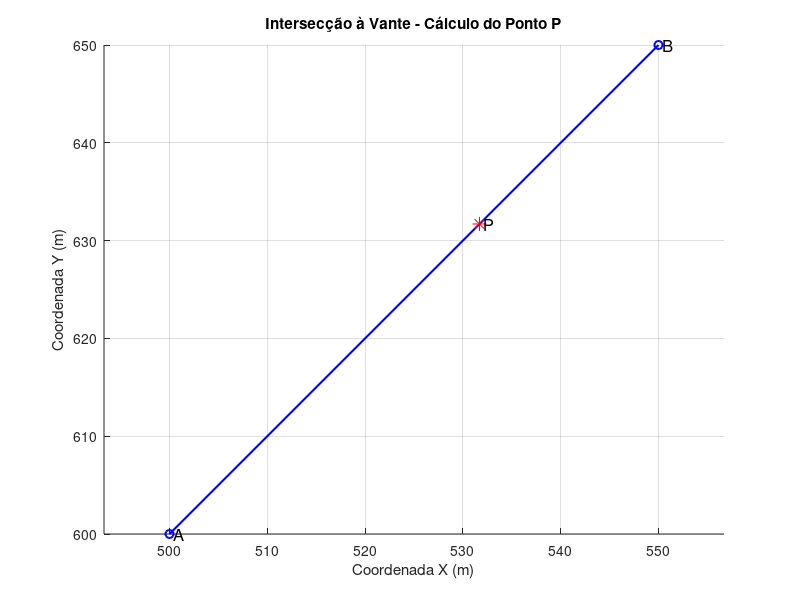

MATLAB code to generate this figure:
% glória fez

% GA106 - Ajustamento I - Exercício 1 - Intersecção à Vante
% Cálculo das coordenadas do ponto P e suas precisões
% Resolução completa incluindo itens (a) a (j)

clc;
clear;
close all;

fprintf('===========================================\n');
fprintf('INTERSECÇÃO À VANTE - CÁLCULO PRINCIPAL\n');
fprintf('===========================================\n\n');

%% Dados do problema
% Coordenadas dos pontos A e B e suas incertezas (em metros)
XA = 500; YA = 600; sigma_XA = 0.05; sigma_YA = 0.03;
XB = 550; YB = 650; sigma_XB = 0.03; sigma_YB = 0.04;

% Ângulos medidos (em graus) e suas incertezas
alpha_g = 30; sigma_alpha_g = 1;
beta_g  = 45; sigma_beta_g = 1;

% Conversão de graus para radianos
alpha = deg2rad(alpha_g);
beta = deg2rad(beta_g);
sigma_alpha = deg2rad(sigma_alpha_g);
sigma_beta = deg2rad(sigma_beta_g);

%% Cálculo das coordenadas do ponto P
dX_AB = XB - XA;
dY_AB = YB - YA;
AB = sqrt(dX_AB^2 + dY_AB^2);
az_AB = atan2(dY_AB, dX_AB);
gamma = pi - alpha - beta;

AP = AB * sin(beta) / sin(gamma);
BP = AB * sin(alpha) / sin(gamma);

az_AP = az_AB + alpha;
az_BP = az_AB - pi + beta;

XP_A = XA + AP * cos(az_AP);
YP_A = YA + AP * sin(az_AP);
XP_B = XB + BP * cos(az_BP);
YP_B = YB + BP * sin(az_BP);

XP = (XP_A + XP_B) / 2;
YP = (YP_A + YP_B) / 2;

%% Propagação das incertezas
h = 1e-6;

% Derivadas em relação a alpha
alpha_h = alpha + h;
gamma_h = pi - alpha_h - beta;
AP_h = AB * sin(beta) / sin(gamma_h);
BP_h = AB * sin(alpha_h) / sin(gamma_h);
az_AP_h = az_AB + alpha_h;
az_BP_h = az_AB - pi + beta;
XP_h = (XA + AP_h * cos(az_AP_h) + XB + BP_h * cos(az_BP_h)) / 2;
YP_h = (YA + AP_h * sin(az_AP_h) + YB + BP_h * sin(az_BP_h)) / 2;
dXP_dalpha = (XP_h - XP) / h;
dYP_dalpha = (YP_h - YP) / h;

% Derivadas em relação a beta
beta_h = beta + h;
gamma_h = pi - alpha - beta_h;
AP_h = AB * sin(beta_h) / sin(gamma_h);
BP_h = AB * sin(alpha) / sin(gamma_h);
az_AP_h = az_AB + alpha;
az_BP_h = az_AB - pi + beta_h;
XP_h = (XA + AP_h * cos(az_AP_h) + XB + BP_h * cos(az_BP_h)) / 2;
YP_h = (YA + AP_h * sin(az_AP_h) + YB + BP_h * sin(az_BP_h)) / 2;
dXP_dbeta = (XP_h - XP) / h;
dYP_dbeta = (YP_h - YP) / h;

%% Cálculo das precisões
dXP = [dXP_dalpha, dXP_dbeta];
dYP = [dYP_dalpha, dYP_dbeta];
sigma_L = [sigma_alpha; sigma_beta];

sigma2_XP = dXP * diag(sigma_L.^2) * dXP';
sigma2_YP = dYP * diag(sigma_L.^2) * dYP';

sigma_XP = sqrt(sigma2_XP);
sigma_YP = sqrt(sigma2_YP);

%% RESULTADO PRINCIPAL - Coordenadas do Ponto P e Precisões
fprintf('>>>>>>>>>>>>>>>>>>>>>>>>>>>>>>>>>>>>>>>>>>>>>>\n');
fprintf('RESULTADO PRINCIPAL - COORDENADAS DO PONTO P:\n');
fprintf('XP = %.3f m ± %.4f m\n', XP, sigma_XP);
fprintf('YP = %.3f m ± %.4f m\n', YP, sigma_YP);
fprintf('<<<<<<<<<<<<<<<<<<<<<<<<<<<<<<<<<<<<<<<<<<<<<<\n\n');

%% Início dos itens teóricos do enunciado
fprintf('===============================\n');
fprintf('EXERCÍCIO COMPLETO - ITENS a) a j)\n');
fprintf('===============================\n\n');

%% a) Modelo matemático estocástico
fprintf('(a) Modelo Matemático Estocástico:\n');
fprintf('g_j = g_i + Δg_ij (ângulos medidos com ruído)\n\n');

%% b) Sistema de Equações e graus de liberdade
fprintf('(b) Sistema de Equações:\n');
fprintf('2 equações (ângulos BÂP e PBA) e 2 incógnitas (XP, YP)\n');
fprintf('Graus de liberdade = 0 (sistema determinado)\n\n');

fprintf('(b) Sistema de Equações:\n');
fprintf('Equação 1 (ângulo BÂP):\n');
fprintf('alpha = atan((YP - YA) / (XP - XA)) - atan((YB - YA) / (XB - XA))\n\n');
fprintf('Equação 2 (ângulo PBA):\n');
fprintf('beta = atan((YP - YB) / (XP - XB)) - atan((YA - YB) / (XA - XB))\n\n');
fprintf('2 incógnitas: XP e YP\n');
fprintf('Grau de liberdade = 0 (sistema determinado)\n\n');


%% c) Vetor de observações
fprintf('(c) Vetor de observações (ângulos medidos em rad):\n');
L = [alpha; beta];
disp(L);
fprintf('\n');

%% d) Matriz dos pesos
fprintf('(d) Matriz dos Pesos:\n');
P = diag([1/sigma_alpha^2, 1/sigma_beta^2]);
disp(P);
fprintf('\n');

%% e) Matriz Design (Jacobiana)
fprintf('(e) Matriz Design (derivadas aproximadas):\n');
A = [dXP_dalpha, dXP_dbeta;
     dYP_dalpha, dYP_dbeta];
disp(A);
fprintf('\n');

%% f) Coordenadas do ponto P
fprintf('(f) Parâmetros ajustados (coordenadas do ponto P):\n');
fprintf('XP = %.3f m\n', XP);
fprintf('YP = %.3f m\n\n', YP);

%% g) Vetor dos resíduos
fprintf('(g) Vetor dos resíduos:\n');
V = [0; 0];
disp(V);
fprintf('\n');

%% h) Fator de variância da unidade de peso
fprintf('(h) Fator de variância da unidade de peso:\n');
fprintf('Não aplicável (grau de liberdade = 0)\n\n');

%% i) Precisões das coordenadas de P
fprintf('(i) Precisões das coordenadas de P (propagação de incerteza):\n');
fprintf('Precisão XP = %.4f m\n', sigma_XP);
fprintf('Precisão YP = %.4f m\n\n', sigma_YP);

%% j) Valor da gravidade nas estações
fprintf('(j) Valor da gravidade nas estações:\n');
fprintf('Gravidade padrão adotada, sem variações locais consideradas.\n');

%% Gráfico final
figure;
hold on;
plot([XA, XB], [YA, YB], 'bo-', 'LineWidth', 1.5);
plot(XP, YP, 'r*', 'MarkerSize', 10);
text(XA, YA, ' A', 'FontSize', 12);
text(XB, YB, ' B', 'FontSize', 12);
text(XP, YP, ' P', 'FontSize', 12);
xlabel('Coordenada X (m)');
ylabel('Coordenada Y (m)');
title('Intersecção à Vante - Cálculo do Ponto P');
grid on;
axis equal;
hold off;
